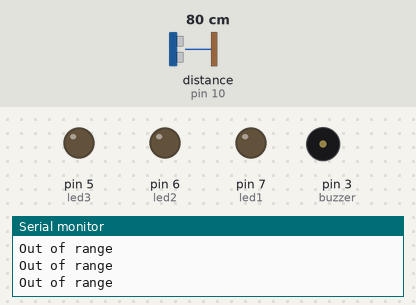
Simulated run of this sketch. Board: Arduino Uno, built with avr-gcc and run on an emulated ATmega328P. Shown: output pins drawn as LEDs (lit = HIGH), buzzer (waves = sounding), the last lines printed to the serial monitor. Wiring (inferred from the names in the program): ultrasonic range finder: trigger pin 9; echo pin 10. The test bench sets the inputs (shaded band); at power-on: distance to the obstacle (sensor on pin 10) 80 cm. The echo pulse lasts 58.3 µs per cm; pins used as bus, display or sensor lines are not drawn.

Above: at 1.3 s.
1.4 s: distance to the obstacle (sensor on pin 10) set to 34 cm
2.9 s: distance to the obstacle (sensor on pin 10) set to 29 cm
At 3.5 s:
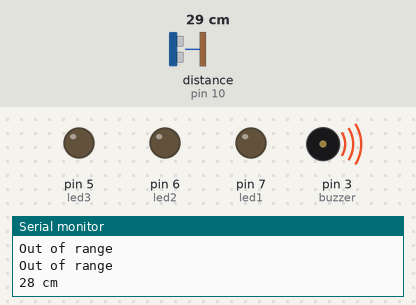
4.5 s: distance to the obstacle (sensor on pin 10) set to 17 cm
6.0 s: distance to the obstacle (sensor on pin 10) set to 14 cm
At 7.2 s:
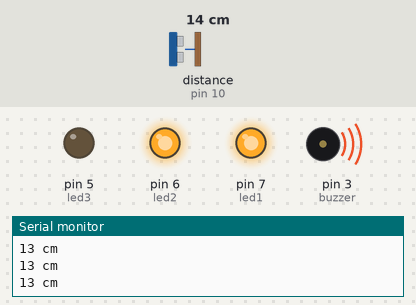
7.5 s: distance to the obstacle (sensor on pin 10) set to 7 cm
9.0 s: distance to the obstacle (sensor on pin 10) set to 4 cm
At 10.0 s:
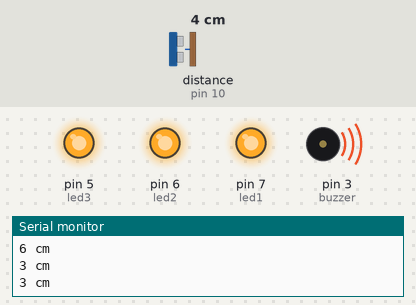
Timing chart, 0 to 11.5 s (numbered marks = the images above; inputs shaded):
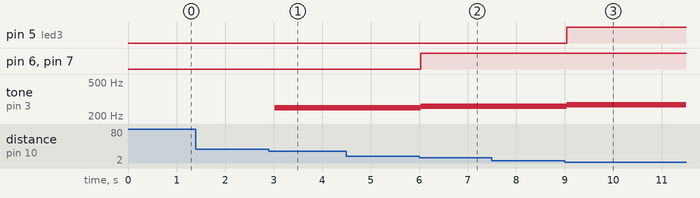

The sketch:

sketch_dec8a.ino
```cpp
#define trigPin 9
#define echoPin 10
#define led1 7
#define led2 6
#define led3 5
#define buzzer 3

int sound = 250;


void setup() {
  Serial.begin (9600);
  pinMode(trigPin, OUTPUT);
  pinMode(echoPin, INPUT);
  pinMode(led1, OUTPUT);
  pinMode(led2, OUTPUT);
  pinMode(led3, OUTPUT);
  pinMode(buzzer, OUTPUT);

}

void loop() {
  long duration, distance;
  digitalWrite(trigPin, LOW);
  delayMicroseconds(2);
  digitalWrite(trigPin, HIGH);
  delayMicroseconds(10);
  digitalWrite(trigPin, LOW);
  duration = pulseIn(echoPin, HIGH);
  distance = (duration/2) / 29.1;


  if (distance <= 30) {
    digitalWrite(led1, HIGH);
    sound = 250;
}
  else {
    digitalWrite(led1,LOW);
  }

  if (distance < 15) {
      digitalWrite(led2, HIGH);
      sound = 260;
  }

  else {
      digitalWrite(led2, LOW);
      digitalWrite(led1, LOW);
  }

  if (distance < 5) {
      digitalWrite(led3, HIGH);
      sound = 270;
}
  else {
    digitalWrite(led3, LOW);
  }

  if (distance > 30 || distance <= 0){
    Serial.println("Out of range");
    noTone(buzzer);
  }
  else {
    Serial.print(distance);
    Serial.println(" cm");
    tone(buzzer, sound);

  }
  delay(500);
}
```

Measured:
- the behaviour switches between 32 and 31 cm on distance to the obstacle (sensor on pin 10) (found by bisection; images 0 and 1)
- the behaviour switches between 16 and 15 cm on distance to the obstacle (sensor on pin 10) (found by bisection; images 1 and 2)
- the behaviour switches between 6 and 5 cm on distance to the obstacle (sensor on pin 10) (found by bisection; images 2 and 3)
- after the input at 2.9 s, tone on pin 3 (buzzer): silent → 250 Hz after 0.13 s
- after the input at 6.0 s, pin 6 (led2), pin 7 (led1): LOW → HIGH at once; tone on pin 3 (buzzer): 250 Hz → 260 Hz at once
- after the input at 9.0 s, pin 5 (led3): LOW → HIGH after 0.05 s; tone on pin 3 (buzzer): 260 Hz → 270 Hz after 0.05 s
